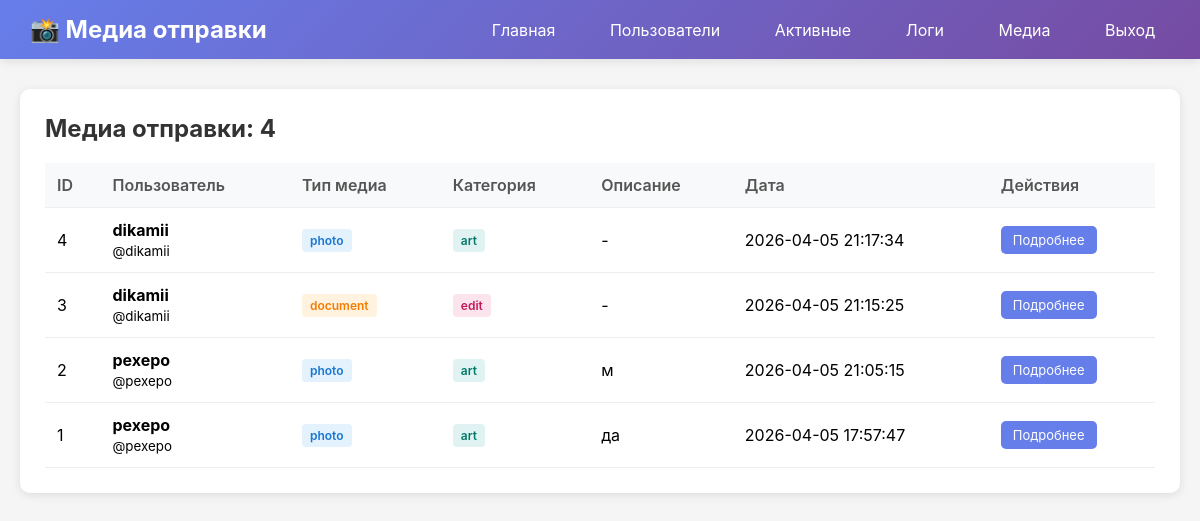
Page /media (signed in) on the committed database.
### tables this page shows
CREATE TABLE media_submissions (
            id INTEGER PRIMARY KEY AUTOINCREMENT,
            user_id INTEGER,
            kind TEXT,
            media_type TEXT,
            file_id TEXT,
            caption TEXT,
            timestamp TIMESTAMP DEFAULT CURRENT_TIMESTAMP, social_link TEXT,
            FOREIGN KEY (user_id) REFERENCES users (user_id)
        );

CREATE TABLE users (
            user_id INTEGER PRIMARY KEY,
            username TEXT,
            first_name TEXT,
            last_name TEXT,
            first_seen TIMESTAMP DEFAULT CURRENT_TIMESTAMP,
            last_activity TIMESTAMP DEFAULT CURRENT_TIMESTAMP,
            is_banned INTEGER DEFAULT 0,
            total_submissions INTEGER DEFAULT 0
        );

### admin_panel.py (the view)
@app.route("/media")
@login_required
def media():
    limit = request.args.get("limit", 50, type=int)
    media_data = get_media_submissions(limit)
    return render_template(
        "media.html", media=media_data, log_channel_id=LOG_CHANNEL_ID
    )

### admin_panel.py (called while the page is built)
def login_required(f):
    @wraps(f)
    def decorated_function(*args, **kwargs):
        if not session.get("logged_in"):
            return redirect(url_for("login"))
        return f(*args, **kwargs)
    return decorated_function

### database.py (called while the page is built)
def get_media_submissions(limit: int = 50) -> List[Dict]:
    conn = sqlite3.connect(DB_PATH)
    conn.row_factory = sqlite3.Row
    cursor = conn.cursor()
    cursor.execute(
        """
        SELECT m.*, u.username, u.first_name
        FROM media_submissions m
        LEFT JOIN users u ON m.user_id = u.user_id
        ORDER BY m.timestamp DESC
        LIMIT ?
    """,
        (limit,),
    )
    media = [dict(row) for row in cursor.fetchall()]
    conn.close()
    return media

### templates/media.html (shortened to what this page needs)
<!DOCTYPE html>
<html lang="ru">
<head>
</head>
<body>
    <div class="navbar">
        <h1>📸 Медиа отправки</h1>
        <div>
            <a href="/">Главная</a>
            <a href="/users">Пользователи</a>
            <a href="/users/active">Активные</a>
            <a href="/logs">Логи</a>
            <a href="/media">Медиа</a>
            <a href="/logout">Выход</a>
        </div>
    </div>
    <div class="container">
        <div class="card">
            <h2>Медиа отправки: {{ media|length }}</h2>
            <table>
                <thead>
                    <tr>
                        <th>ID</th>
                        <th>Пользователь</th>
                        <th>Тип медиа</th>
                        <th>Категория</th>
                        <th>Описание</th>
                        <th>Дата</th>
                        <th>Действия</th>
                    </tr>
                </thead>
                <tbody>
                    {% for item in media %}
                    <tr onclick="window.location='/media/{{ item.id }}'">
                        <td>{{ item.id }}</td>
                        <td>
                            <strong>{{ item.first_name or 'Пользователь' }}</strong><br>
                            <small>@{{ item.username or 'нет' }}</small>
                        </td>
                        <td>
                            <span class="badge badge-{{ item.media_type }}">{{ item.media_type }}</span>
                        </td>
                        <td>
                            <span class="badge badge-{{ item.kind }}">{{ item.kind }}</span>
                        </td>
                        <td>{{ (item.caption or '-')[:50] }}{% if item.caption and item.caption|length > 50 %}...{% endif %}</td>
                        <td>{{ item.timestamp }}</td>
                        <td onclick="event.stopPropagation()">
                            <a href="/media/{{ item.id }}" class="btn btn-primary">Подробнее</a>
                        </td>
                    </tr>
                    {% endfor %}
                </tbody>
            </table>
        </div>
    </div>
</body>
</html>

### templates/media.html (style rules this page uses)
* { margin: 0; padding: 0; box-sizing: border-box; }
body { font-family: -apple-system, BlinkMacSystemFont, 'Segoe UI', Roboto, Oxygen, Ubuntu, Cantarell, sans-serif; background: #f5f5f5; }
.navbar { background: linear-gradient(135deg, #667eea 0%, #764ba2 100%); color: white; padding: 15px 30px; display: flex; justify-content: space-between; align-items: center; box-shadow: 0 2px 10px rgba(0,0,0,0.1); }
.navbar h1 { font-size: 24px; }
.navbar a { color: white; text-decoration: none; margin-left: 20px; padding: 8px 15px; border-radius: 5px; transition: background 0.3s; }
.container { max-width: 1400px; margin: 30px auto; padding: 0 20px; }
.card { background: white; padding: 25px; border-radius: 10px; box-shadow: 0 2px 10px rgba(0,0,0,0.1); }
h2 { margin-bottom: 20px; color: #333; }
table { width: 100%; border-collapse: collapse; }
th, td { padding: 12px; text-align: left; border-bottom: 1px solid #eee; }
th { background: #f8f9fa; font-weight: 600; color: #555; }
.badge { display: inline-block; padding: 4px 8px; border-radius: 4px; font-size: 12px; font-weight: 600; }
.badge-photo { background: #e3f2fd; color: #1976d2; }
.badge-document { background: #fff3e0; color: #f57c00; }
.badge-edit { background: #fce4ec; color: #c2185b; }
.badge-art { background: #e0f2f1; color: #00796b; }
.btn { display: inline-block; padding: 6px 12px; border-radius: 5px; text-decoration: none; font-size: 13px; transition: all 0.3s; }
.btn-primary { background: #667eea; color: white; }

### rows in the picture
media_submissions: id "4", first_name "dikamii", username "dikamii", media_type "photo", kind "art", caption "-", timestamp "2026-04-05 21:17:34"
media_submissions: id "3", first_name "dikamii", username "dikamii", media_type "document", kind "edit", caption "-", timestamp "2026-04-05 21:15:25"
media_submissions: id "2", first_name "pexepo", username "pexepo", media_type "photo", kind "art", caption "м", timestamp "2026-04-05 21:05:15"
media_submissions: id "1", first_name "pexepo", username "pexepo", media_type "photo", kind "art", caption "да", timestamp "2026-04-05 17:57:47"

### other values in the picture
{{ media|length }} "4"
